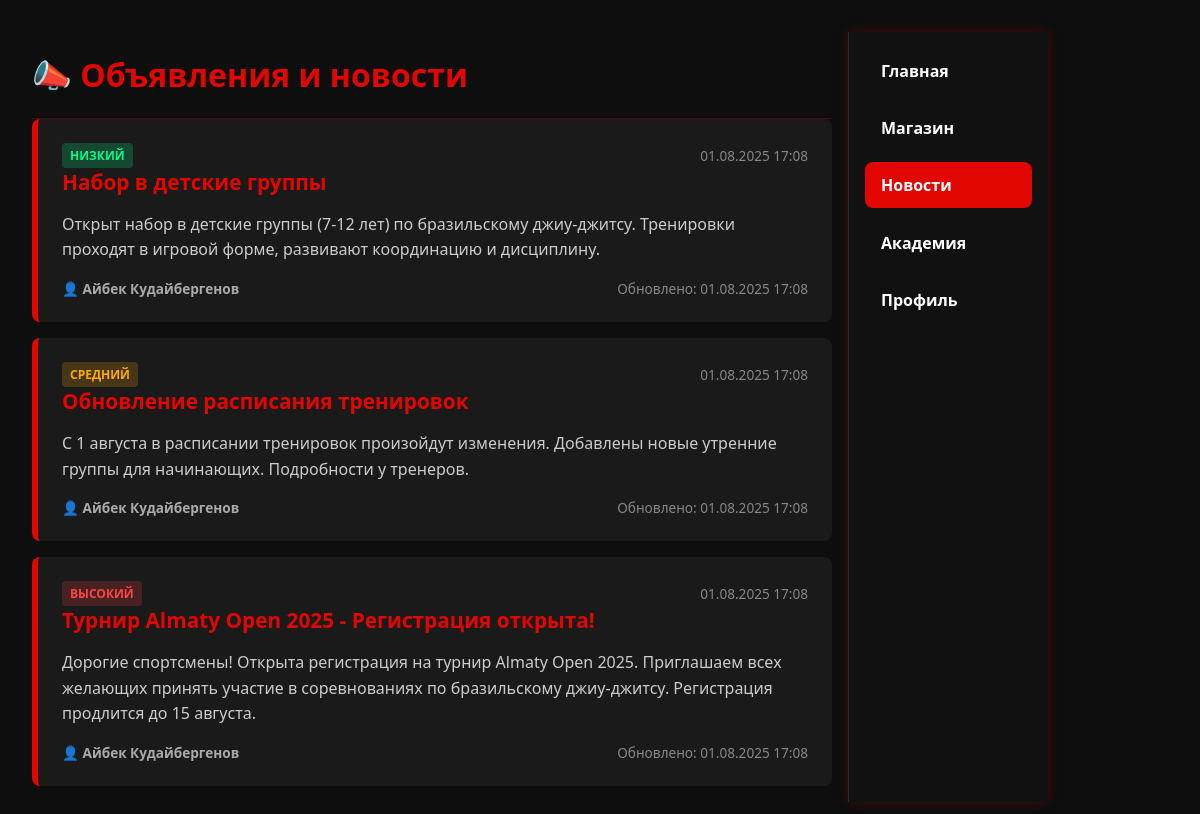
Page /announcements/ on the earlier database version.
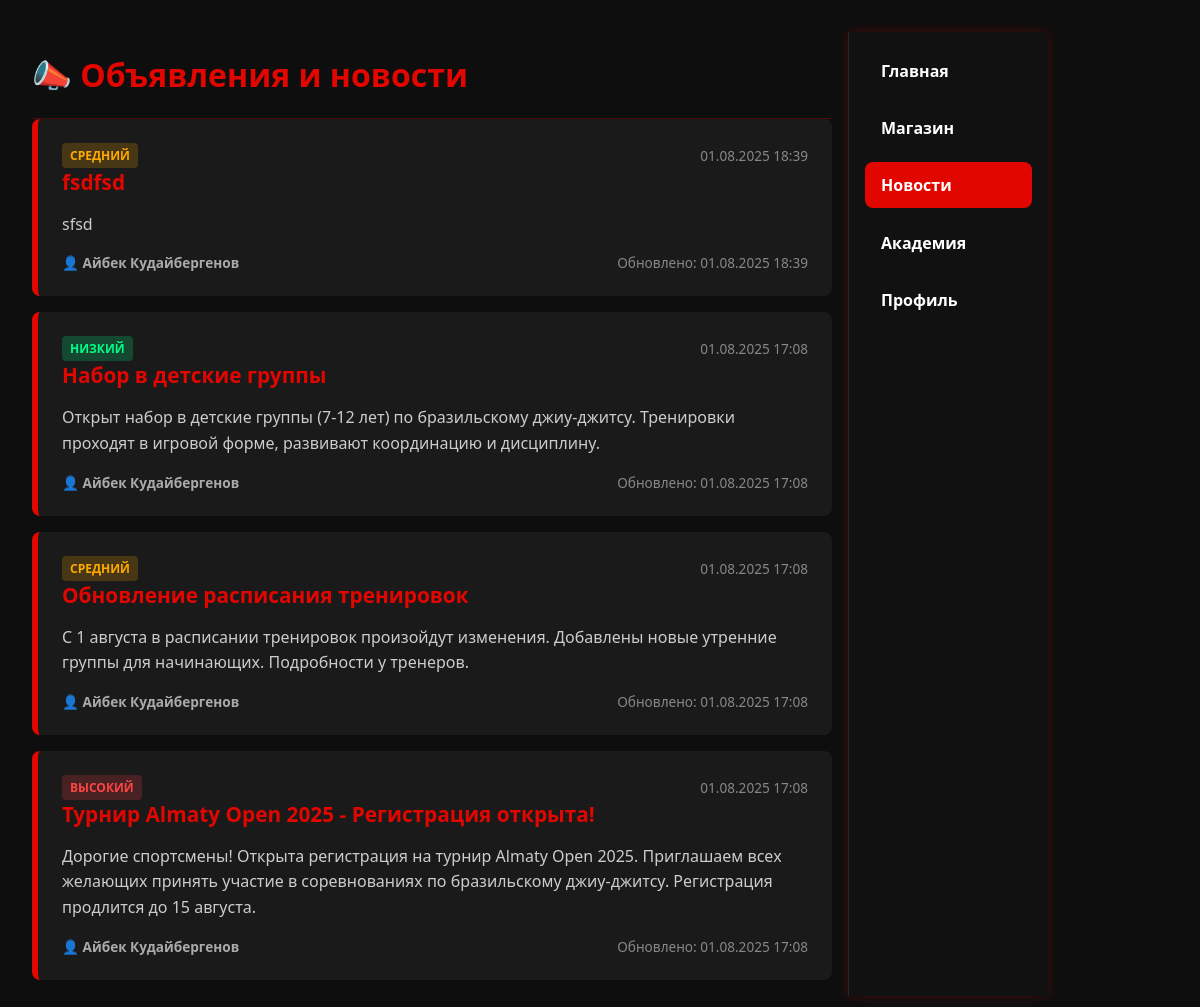
Same page on the later database version.
### announcements/models.py (models this page shows, shortened)
class Announcement(models.Model):
    PRIORITY_CHOICES = [
        ("low", "Низкий"),
        ("medium", "Средний"),
        ("high", "Высокий"),
        ("urgent", "Срочный"),
    ]
    title = models.CharField(max_length=200, verbose_name="Заголовок")
    content = models.TextField(verbose_name="Содержание")
    author = models.ForeignKey(
        settings.AUTH_USER_MODEL,
        on_delete=models.CASCADE,
        limit_choices_to={"role__in": ["coach", "admin"]},
        verbose_name="Автор",
    )
    priority = models.CharField(
        max_length=10, choices=PRIORITY_CHOICES, default="medium", verbose_name="Приоритет"
    )
    is_published = models.BooleanField(default=True, verbose_name="Опубликовано")
    created_at = models.DateTimeField(auto_now_add=True, verbose_name="Дата создания")
    updated_at = models.DateTimeField(auto_now=True, verbose_name="Дата обновления")
    class Meta:
        verbose_name = "Объявление"
        verbose_name_plural = "Объявления"
        ordering = ["-priority", "-created_at"]

### users/models.py (models this page shows, shortened)
class User(AbstractUser):
    ROLE_CHOICES = [
        ("student", "Ученик"),
        ("parent", "Родитель"),
        ("coach", "Тренер"),
        ("admin", "Администратор"),
    ]
    role = models.CharField(
        max_length=10, choices=ROLE_CHOICES, default="student", verbose_name="Роль"
    )
    phone = models.CharField(max_length=20, blank=True, verbose_name="Телефон")
    birth_date = models.DateField(null=True, blank=True, verbose_name="Дата рождения")
    points = models.PositiveIntegerField(default=0, verbose_name="Баллы")
    is_email_verified = models.BooleanField(default=False, verbose_name="Email подтвержден")
    photo = models.ImageField(
        upload_to="users/photos/", blank=True, null=True, verbose_name="Фото профиля"
    )
    class Meta:
        verbose_name = "Пользователь"
        verbose_name_plural = "Пользователи"

### announcements/views.py (the view)
# urls.py: path("", views.announcement_list, name="list"),
def announcement_list(request):
    announcements = Announcement.objects.filter(is_published=True).order_by("-created_at")
    return render(request, "news/news.html", {"announcements": announcements})

### templates/news/news.html (shortened to what this page needs)
<!DOCTYPE html>
<html lang="ru">
<head>
</head>
<body>
  <div class="container">
    <h1>📣 Объявления и новости</h1>
    <section class="news-list">
      {% if announcements %}
        {% for announcement in announcements %}
        <article class="news-item">
          <div class="meta">
            <span class="priority-badge priority-{{ announcement.priority }}">
              {% if announcement.priority == 'high' %}Высокий
              {% elif announcement.priority == 'medium' %}Средний
              {% elif announcement.priority == 'low' %}Низкий
              {% elif announcement.priority == 'urgent' %}Срочный
              {% endif %}
            </span>
            <span class="date">{{ announcement.created_at|date:"d.m.Y H:i" }}</span>
          </div>
          <h3>{{ announcement.title }}</h3>
          <div class="content">{{ announcement.content|linebreaks }}</div>
          <div class="meta">
            <span class="author">👤 {{ announcement.author.get_full_name|default:announcement.author.username }}</span>
            {% if announcement.updated_at != announcement.created_at %}
              <span class="date">Обновлено: {{ announcement.updated_at|date:"d.m.Y H:i" }}</span>
            {% endif %}
          </div>
        </article>
        {% endfor %}
      {% else %}
        <div class="empty-state">
          <div class="empty-state-icon">📢</div>
          <p>Пока нет объявлений</p>
        </div>
      {% endif %}
    </section>
  </div>
  <nav>
    <a href="{% url 'dashboard:home' %}">Главная</a>
    <a href="{% url 'store:list' %}">Магазин</a>
    <a href="{% url 'announcements:list' %}" class="active">Новости</a>
    <a href="{% url 'gyms:list' %}">Академия</a>
    <a href="{% url 'users:profile' %}">Профиль</a>
  </nav>
</body>
</html>

Differences in the rows shown:
added Announcement: priority "СРЕДНИЙ", created_at "01.08.2025 18:39", title "fsdfsd", content "sfsd", author.get_full_name "Айбек Кудайбергенов", updated_at "01.08.2025 18:39"
